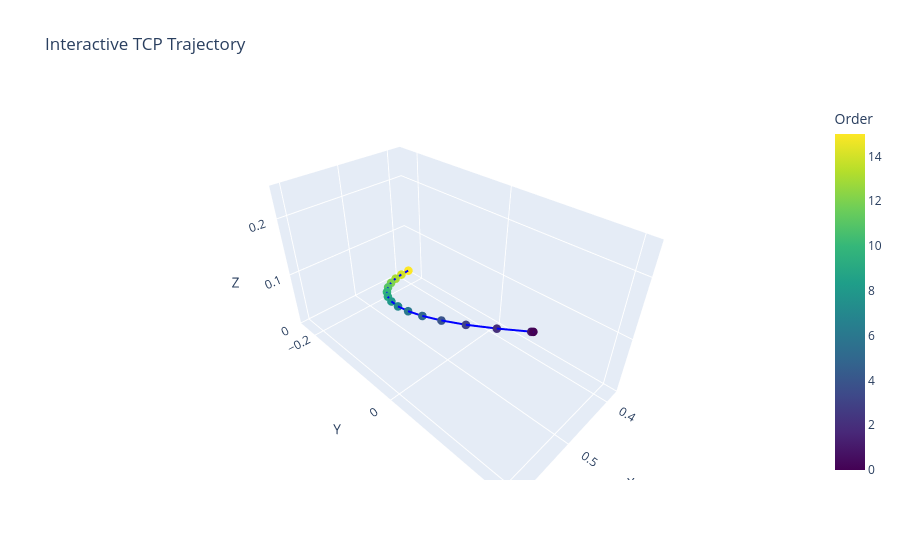

This figure's notebook cell:
### Code cell
plotly_pos(real_umi_action_180)

### Figure 1 — Plotly figure (JSON) as saved in the notebook; plotly's stock layout.template omitted (floating-point values rounded to 4 significant figures)
{"data": [{"line": {"color": "blue", "width": 4}, "marker": {"color": [0, 1, 2, 3, 4, 5, 6, 7, 8, 9, 10, 11, 12, 13, 14, 15], "colorbar": {"title": {"text": "Order"}}, "colorscale": [[0, "#440154"], [0.1111, "#482878"], [0.2222, "#3e4989"], [0.3333, "#31688e"], [0.4444, "#26828e"], [0.5556, "#1f9e89"], [0.6667, "#35b779"], [0.7778, "#6ece58"], [0.8889, "#b5de2b"], [1, "#fde725"]], "size": 5}, "mode": "lines+markers", "type": "scatter3d", "x": [0.6032, 0.6035, 0.6075, 0.6088, 0.6067, 0.6012, 0.5924, 0.5803, 0.565, 0.5465, 0.525, 0.5008, 0.4739, 0.4446, 0.4132, 0.3795], "y": [0.2073, 0.2054, 0.1704, 0.1325, 0.09507, 0.05793, 0.02167, -0.01355, -0.04762, -0.08011, -0.1109, -0.1397, -0.1664, -0.1905, -0.2121, -0.2311], "z": [0.2446, 0.2437, 0.2289, 0.2121, 0.195, 0.1774, 0.1595, 0.1415, 0.1236, 0.1057, 0.0879, 0.07051, 0.05365, 0.03727, 0.02153, 0.006529]}], "layout": {"scene": {"xaxis": {"title": {"text": "X"}}, "yaxis": {"title": {"text": "Y"}}, "zaxis": {"title": {"text": "Z"}}}, "title": {"text": "Interactive TCP Trajectory"}}}
